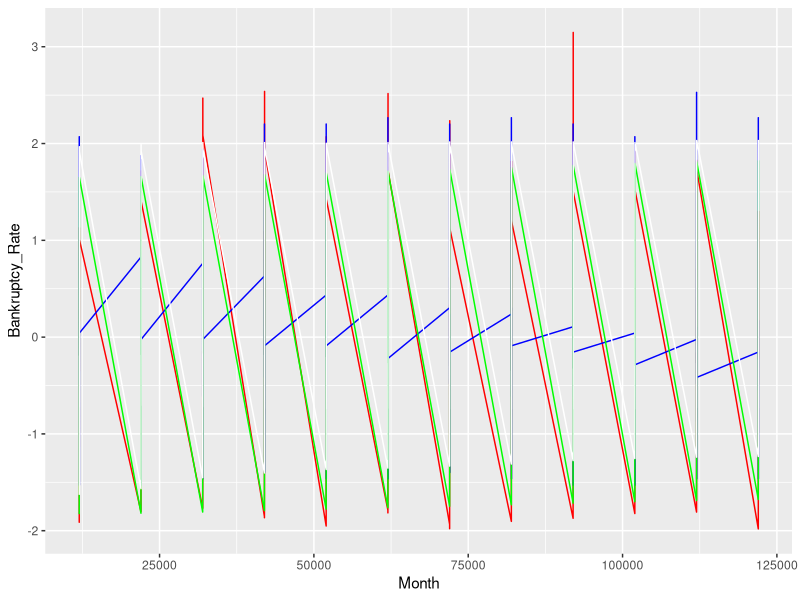
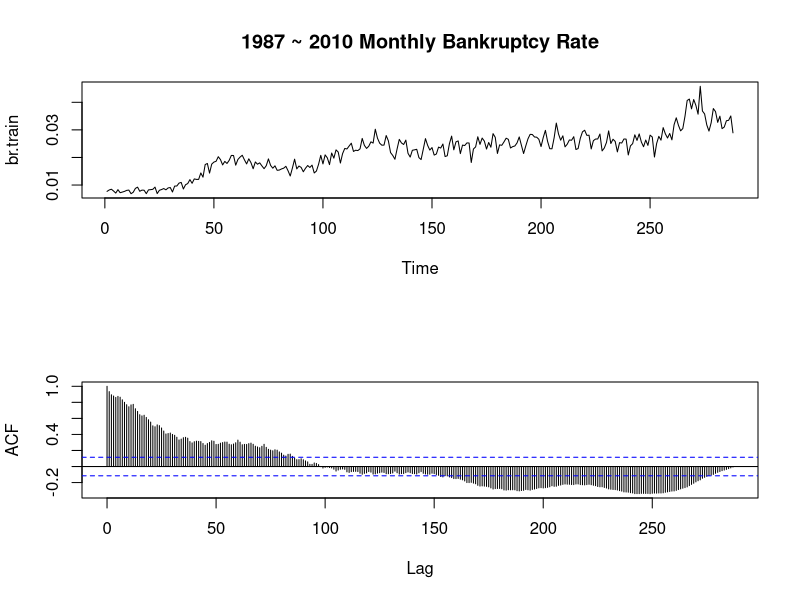
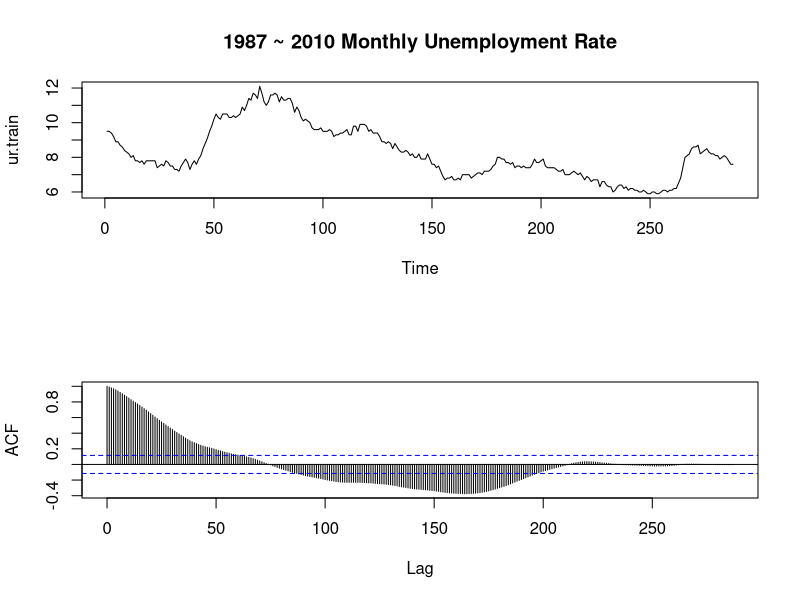
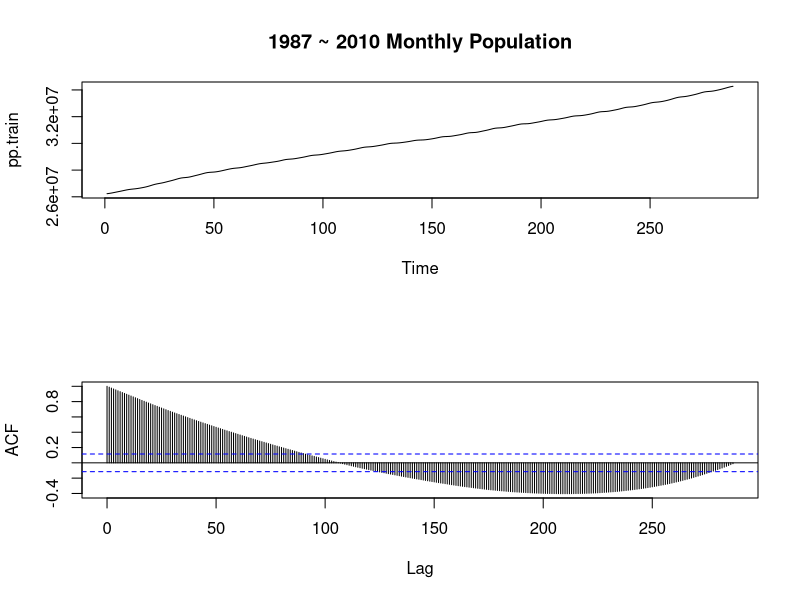
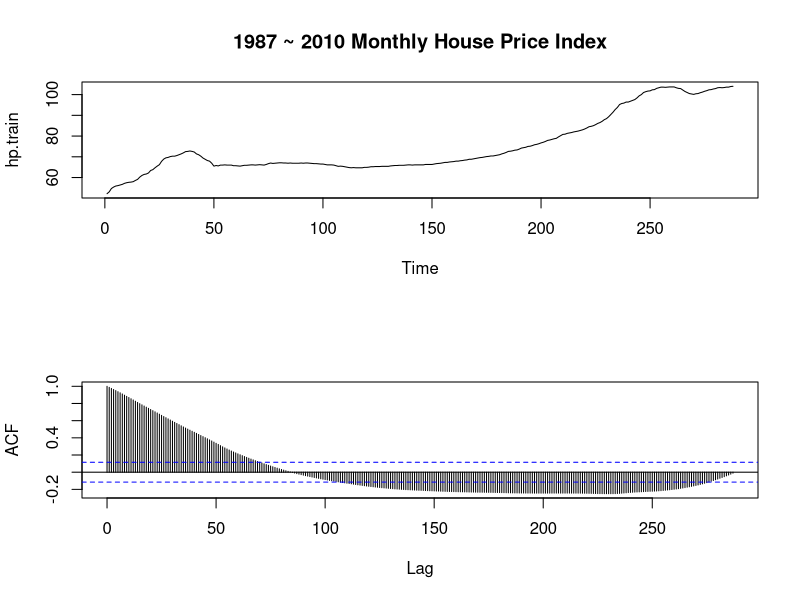

Write the R code that produced these figures, in order.
## ---- chunk 1
library(ggplot2)
## ---- chunk 2
# setwd("~/Documents/604_time_series/data")
train <- read.csv("train.csv")
test <- read.csv("test.csv")
## ---- chunk 3
head(train)
#str(train)
#summary(train)

#head(test)
#str(test)
## ---- chunk 4
for (i in 2:5) {
    train[,i] <- scale(train[,i])
}

p1 <- ggplot(aes(x=Month), data = train) + geom_line(aes(y=Bankruptcy_Rate), color="red") + geom_line(aes(y=Unemployment_Rate), color="blue") +
    geom_line(aes(y=Population), color="green")  +
    geom_line(aes(y=House_Price_Index), color="white")
p1
## ---- chunk 5
train <- read.csv("train.csv")

br.train <- train$Bankruptcy_Rate
br.train <- ts(br.train)

par(mfrow=c(2,1))
plot(br.train, main="1987 ~ 2010 Monthly Bankruptcy Rate")
acf(br.train, main="", lag.max = 288)
## ---- chunk 6
ur.train <- train$Unemployment_Rate
ur.train <- ts(ur.train)

par(mfrow=c(2,1))
plot(ur.train, main="1987 ~ 2010 Monthly Unemployment Rate")
acf(ur.train, main="", lag.max = 288)
## ---- chunk 7
pp.train <- train$Population
pp.train <- ts(pp.train)

par(mfrow=c(2,1))
plot(pp.train, main="1987 ~ 2010 Monthly Population")
acf(pp.train, main="", lag.max = 288)
## ---- chunk 8
hp.train <- train$House_Price_Index
hp.train <- ts(hp.train)

par(mfrow=c(2,1))
plot(hp.train, main="1987 ~ 2010 Monthly House Price Index")
acf(hp.train, main="", lag.max = 288)
